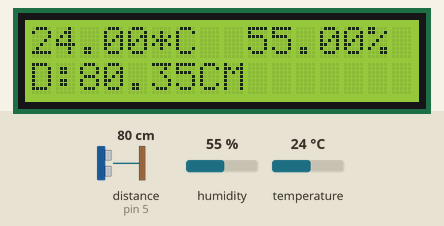
This sketch was run on a simulated Arduino Uno, built with avr-gcc and run on an emulated ATmega328P. Parts: 16×2 character LCD. Wiring (inferred from the names in the program): ultrasonic range finder: trigger pin 3; echo pin 5. The test bench sets the inputs (shaded band); at power-on: distance to the obstacle (sensor on pin 5) 80 cm, humidity 55 %, temperature 24 °C. The echo pulse lasts 58.3 µs per cm.

Above: at 1.2 s.
1.3 s: distance to the obstacle (sensor on pin 5) set to 2 cm
At 1.8 s:
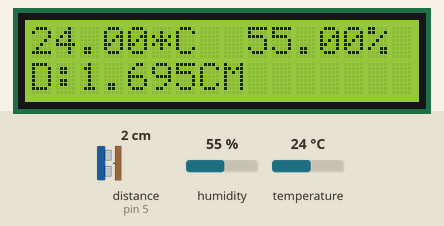
2.8 s: humidity set to 22 %
At 5.7 s:
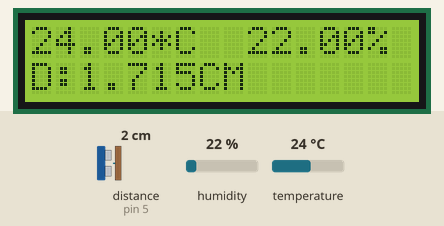
8.4 s: temperature set to 12 °C
At 10.2 s:
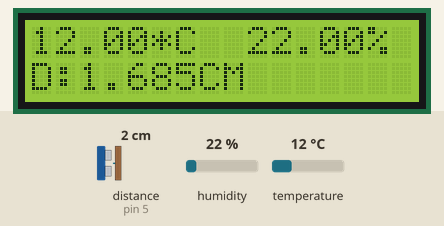
10.5 s: distance to the obstacle (sensor on pin 5) set to 4 cm
At 11.2 s:
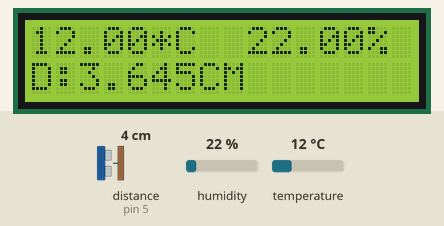
12.0 s: distance to the obstacle (sensor on pin 5) set to 9 cm
At 12.9 s:
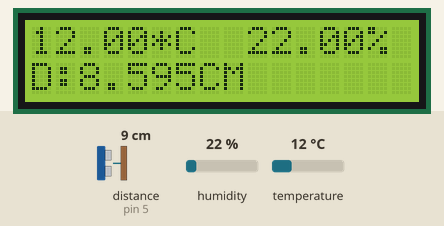
13.6 s: temperature set to 19 °C
At 16.3 s:
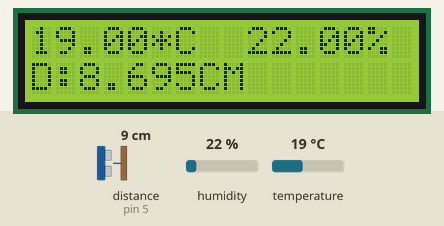
Timing chart, 0 to 17.8 s (numbered marks = the images above; inputs shaded):
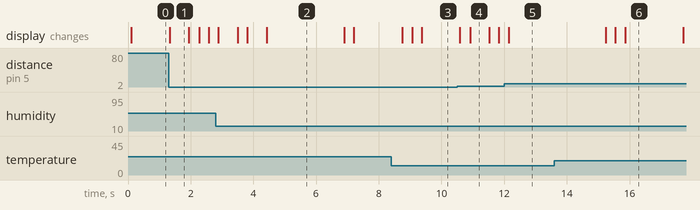

Measured:
- after the input at 1.3 s, the display: changes at once (image 1)
- after the input at 2.8 s, the display: first differs from a run without the input after 1.6 s (image 2)
- after the input at 8.4 s, the display: changes after 0.36 s (image 3)
- after the input at 10.5 s, the display: first changes after 0.09 s (image 4 shows a later state)
- after the input at 12.0 s, the display: changes after 0.14 s (image 5)
- after the input at 13.6 s, the display: changes after 1.6 s (image 6)
- what the display in image 1 shows lasts 0.6 s, from 1.3 s to 1.9 s

The sketch:

lcd_distance.ino
```cpp
//ultrasonic sensorの温度補正ver c=331.5+0.6*temp　を使う
#include <DHT.h>
#include <LiquidCrystal.h>
#define DHTPIN 2
#define DHTTYPE DHT11
#define trg 3
#define echo 5

LiquidCrystal lcd(7, 8, 9, 10, 11, 12);
DHT dht(DHTPIN, DHTTYPE);


double duration = 0; //初期化
double distance = 0;

void setup() {
  // put your setup code here, to run once:
  Serial.begin(9600);
  pinMode(echo,INPUT);
  pinMode(trg,OUTPUT);
  dht.begin();
  lcd.begin(16, 2);
  lcd.clear();
}

void loop() {
//超音波センサ
  digitalWrite(trg,HIGH); //発射
  delayMicroseconds(9);
  digitalWrite(trg,LOW); //発射終わり
  duration = pulseIn(echo,HIGH);

//温湿度度計
  float h = dht.readHumidity();
  float t = dht.readTemperature();
  if (isnan(h) || isnan(t)) {
    Serial.println("Failed to read from DHT sensor!");
    return;
  }

//演算
  duration = duration*0.5*0.000001; //半分にしてmicrosec2sec
  distance = duration*(331.5+0.6*t)*100; //m2cm

//LCD表示。もっとスマートなやり方ありそう
  lcd.setCursor(0,0);
  lcd.print(t);
  lcd.setCursor(5,0);
  lcd.print("*C");

  lcd.setCursor(9,0);
  lcd.print(h);
  lcd.setCursor(14,0);
  lcd.print("%");

  lcd.setCursor(0,1);
  lcd.print("D:");
  lcd.setCursor(2,1);
  lcd.print(distance);
  lcd.setCursor(7,1);
  lcd.print("CM");

  delay(300);
}
```
